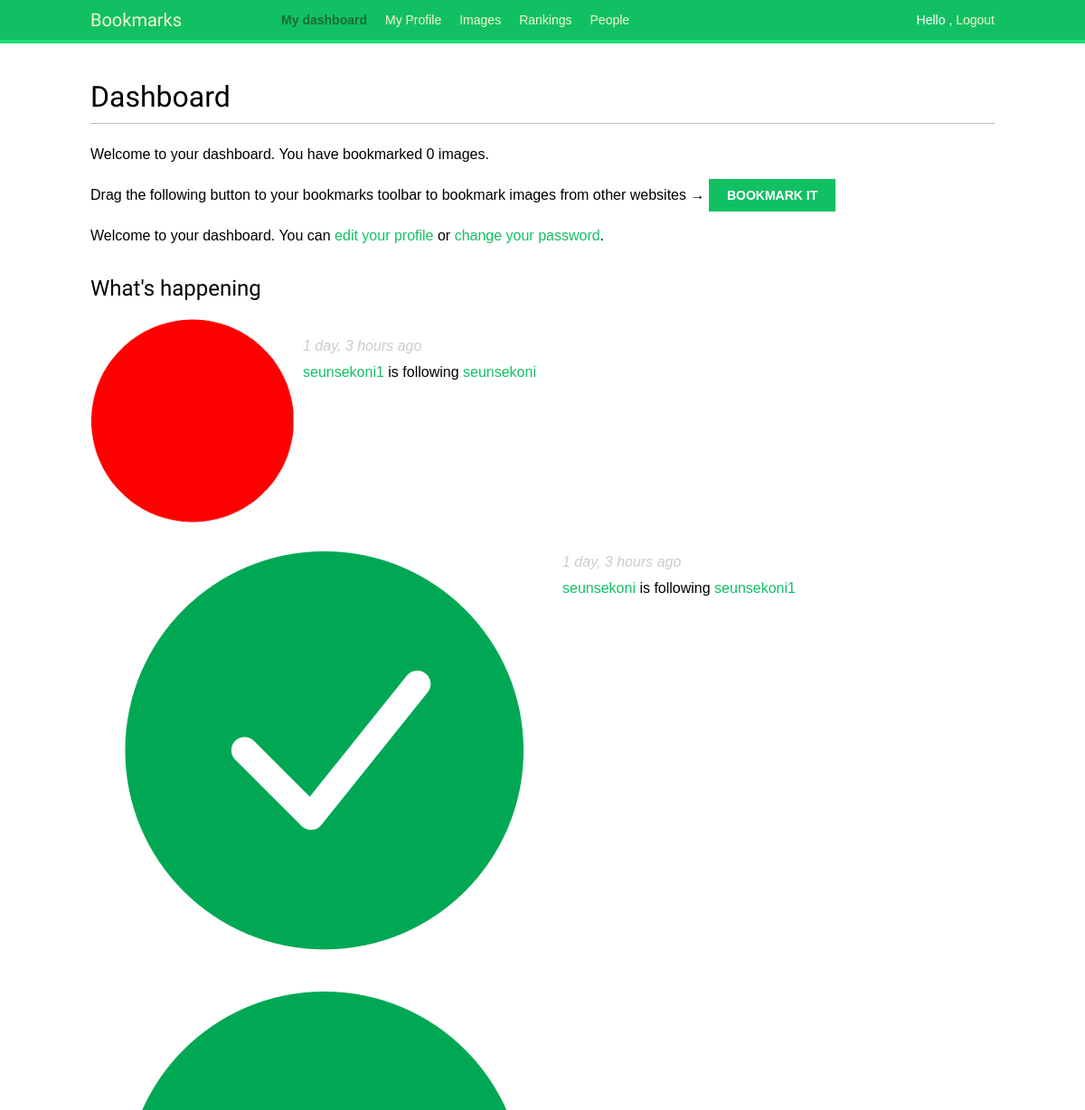
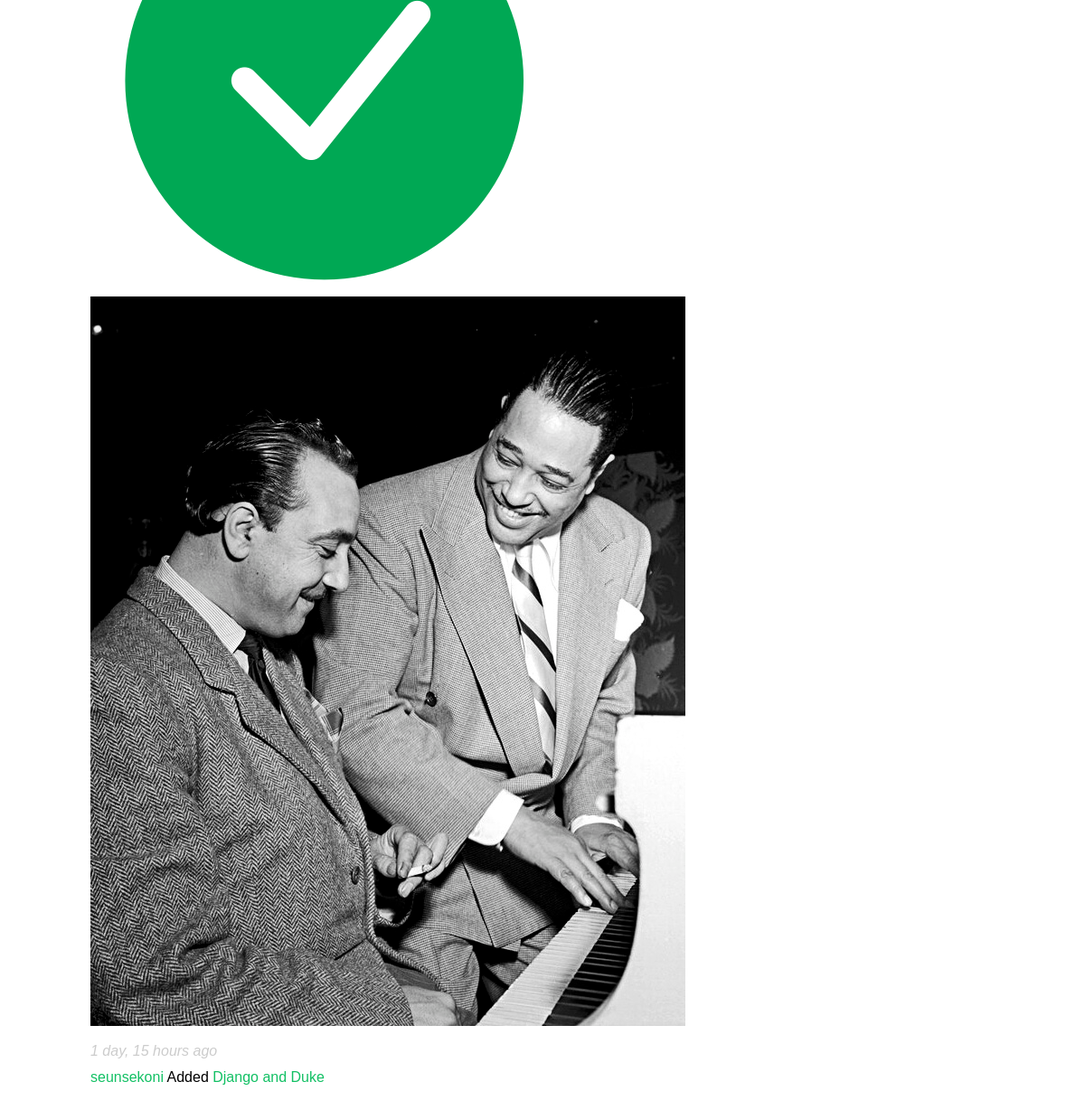
The app's page /account/ (signed in) with its own data (2 pictures, top to bottom).
### actions/models.py (models this page shows)
class Action(models.Model):
    user = models.ForeignKey('auth.User', related_name='actions', db_index=True, on_delete=models.CASCADE)
    verb = models.CharField(max_length=255)
    content_type = models.ForeignKey(ContentType, related_name='target_obj',blank=True, null=True, on_delete=models.CASCADE)
    object_id = models.PositiveIntegerField(null=True, blank=True, db_index=True)
    target = GenericForeignKey('content_type', 'object_id')
    created = models.DateTimeField(auto_now_add=True, db_index=True)
    class Meta:
        ordering = ('-created',)

### images/models.py (models this page shows, shortened)
class Image(models.Model):
    user = models.ForeignKey(settings.AUTH_USER_MODEL, on_delete=models.CASCADE, related_name='images_created')
    title = models.CharField(max_length=200)
    slug = models.SlugField(blank=True, max_length=200)
    url = models.URLField()
    image = models.ImageField(upload_to='images/%Y/%m/%d/')
    description = models.TextField(blank=True)
    created = models.DateField(auto_now_add=True, db_index=True)
    users_like = models.ManyToManyField(settings.AUTH_USER_MODEL, related_name='images_liked', blank=True)
    total_likes = models.PositiveIntegerField(db_index=True, default=0)
    def __str__(self):
        return self.title
    def get_absolute_url(self):
        return reverse('images:detail', args=[self.id, self.slug])

### account/views.py (the view)
# urls.py: path('', views.dashboard, name='dashboard'),
@login_required
def dashboard(request):
    actions = Action.objects.exclude(user=request.user)
    following_ids = request.user.following.values_list('id', flat=True)
    if following_ids:
        actions = actions.filter(user_id__in=following_ids)
        actions = actions[:10]
        actions = actions.select_related('user', 'user__profile').prefetch_related('target')[:10]
    return render(request,'account/dashboard.html', {'section': 'dashboard', 'actions': actions})

### account/templates/account/dashboard.html (shortened to what this page needs)
{% extends "base.html" %}
{% block content %}
    <h1>Dashboard</h1>
    {% with total_images_created=request.user.images_created.count %}
    <p>Welcome to your dashboard. You have bookmarked
        {{ total_images_created }} image{{ total_images_created|pluralize }}.</p>
    {% endwith %}
    <p>
        Drag the following button to your bookmarks toolbar to bookmark
        images from other websites → <a href="javascript:{% include 'bookmarklet_launcher.js' %}" class="button">Bookmark it</a>
    </p>
    <p>Welcome to your dashboard. You can <a href="{% url "edit" %}">edit
        your profile</a> or <a href="{% url "password_change" %}">change your
        password</a>.
    </p>
    <h2>What's happening</h2>
    <div id="action-list">
        {% for action in actions %}
            {% include "actions/action/detail.html" %}
        {% endfor %}
    </div>
{% endblock %}

### actions/templates/actions/action/detail.html
{% load thumbnail %}
{% with user=action.user profile=action.user.profile %}
    <div class="action">
            <div class="images">
                {% if profile.photo %}
                    {% thumbnail user.profile.photo "80x80" crop="100%" as im %}
                    <a href="{{ user.get_absolute_url }}">
                        <img src="{{ im.url }}" alt="{{ user.get_full_name }}" class="item-img">
                    </a>
                {% endif %}
                {% if action.target %}
                    {% with target=action.target %}
                        {% if target.image %}
                            {% thumbnail target.image "80x80" crop="100%" as im %}
                            <a href="{{ target.get_absolute_url }}">
                                <img src="{{ im.url }}" class="item-img">
                            </a>
                        {% endif %}
                    {% endwith %}
                {% endif %}
            </div>
        <div class="info">
            <p>
                <span class="date">{{ action.created|timesince }} ago</span>
                <br />
                <a href="{{ user.get_absolute_url }}">{{ user.first_name }}</a>
                {{ action.verb }}
                {% if action.target %}
                    {% with target=action.target %}
                        <a href="{{ target.get_absolute_url }}">{{ target }}</a>
                    {% endwith %}
                {%endif %}
            </p>
        </div>
    </div>
{% endwith %}

### account/static/css/base.css (style rules this page uses)
body { margin:0; padding:0; font-family:helvetica, sans-serif; }
p { line-height: 1.8; }
a { color:#12c064; text-decoration:none; }
h1, h2, h3, h4, h5 , h6 { font-family: 'Muli', sans-serif; font-weight:normal; }
h1 { border-bottom:1px solid #bbb; padding:0 0 10px 0; margin:10px 0 20px 0; }
h2 { margin:30px 0 20px; }
input[type=submit], a.button { font-weight:bold; background:#12c064; color:#fff; padding:10px 20px; font-size:14px; text-transform:uppercase; }
.action { clear:both; overflow:auto; }
.action .images { float:left; margin:0 10px 10px 0; }
.action .date { font-style:italic; color:#ccc; }

### records on screen
Action: shows a picture, created "1 day, 3 hours", user.first_name "seunsekoni1", verb "is following", target "seunsekoni"
Action: created "1 day, 3 hours", user.first_name "seunsekoni", verb "is following", target "seunsekoni1"
Action: created "1 day, 15 hours", user.first_name "seunsekoni", verb "Added", target "Django and Duke"

### other values on screen
{{ total_images_created }} "0"
